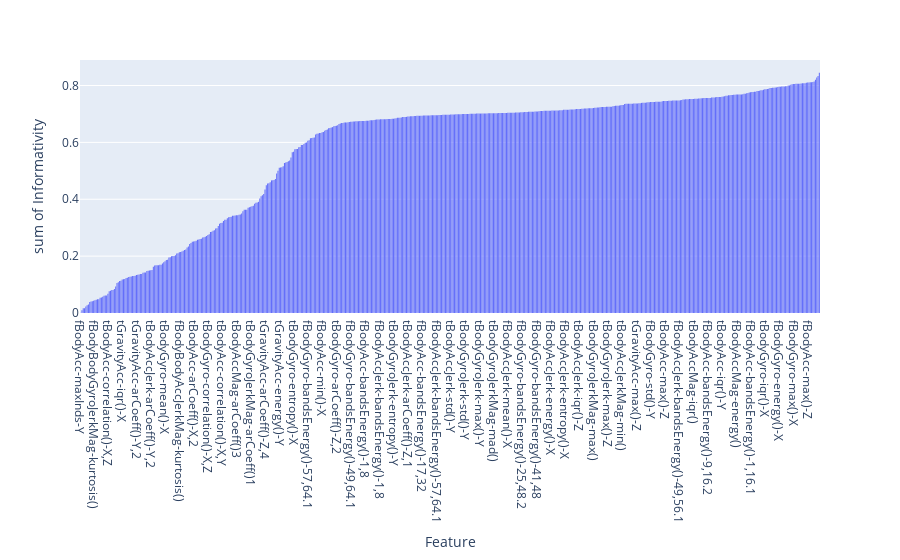

This figure's notebook cell:
### Code cell
px.histogram(spearman, x='Feature', y='Informativity')

### Figure 1 — Plotly figure (JSON) as saved in the notebook; plotly's stock layout.template omitted (floating-point values rounded to 4 significant figures; data arrays with more than 128 entries replaced by an {"elided": "..."} marker saying what was removed)
{"data": [{"alignmentgroup": "True", "bingroup": "x", "histfunc": "sum", "hovertemplate": "Feature=%{x}<br>sum of Informativity=%{y}<extra></extra>", "legendgroup": "", "marker": {"color": "#636efa"}, "name": "", "offsetgroup": "", "orientation": "v", "showlegend": false, "type": "histogram", "x": {"elided": "570 str values"}, "xaxis": "x", "y": {"elided": "570 float values"}, "yaxis": "y"}], "layout": {"barmode": "relative", "legend": {"tracegroupgap": 0}, "margin": {"t": 60}, "xaxis": {"anchor": "y", "domain": [0, 1], "title": {"text": "Feature"}}, "yaxis": {"anchor": "x", "domain": [0, 1], "title": {"text": "sum of Informativity"}}}}
